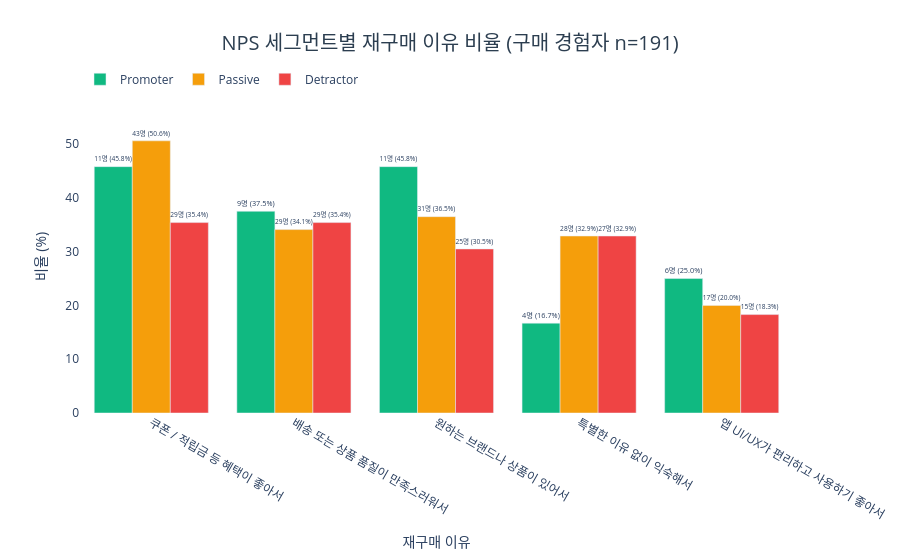

Notebook cell for this chart:
### Code cell
top_reasons = repurchase_all['재구매 이유'].tolist()

fig = go.Figure()
for seg, color in zip(SEGMENT_ORDER, [SEGMENT_COLORS[s] for s in SEGMENT_ORDER]):
    data_pct = (
        seg_repurchase_pct[seg_repurchase_pct['nps_segment'] == seg]
        .set_index('reason')['비율']
        .reindex(top_reasons, fill_value=0)
    )
    data_n = (
        seg_repurchase_pct[seg_repurchase_pct['nps_segment'] == seg]
        .set_index('reason')['언급 수']
        .reindex(top_reasons, fill_value=0)
    )
    label_text = [
        f'{int(n)}명 ({pct:.1f}%)' if pct > 0 else ''
        for n, pct in zip(data_n, data_pct)
    ]
    fig.add_trace(go.Bar(
        name=seg,
        x=top_reasons,
        y=data_pct.values,
        marker_color=color,
        text=label_text,
        textposition='outside'
    ))

fig.update_layout(
    barmode='group',
    title=dict(text=f'NPS 세그먼트별 재구매 이유 비율 (구매 경험자 n={repurchase_base_n})', x=0.5, xanchor='center', font=dict(size=20, color='#2c3e50')),
    xaxis_title='재구매 이유',
    yaxis_title='비율 (%)',
    yaxis=dict(range=[0, seg_repurchase_pct['비율'].max() * 1.15]),
    plot_bgcolor='white',
    legend=dict(orientation='h', yanchor='bottom', y=1.02)
)
fig.show()

### Figure 1 — Plotly figure (JSON) as saved in the notebook; plotly's stock layout.template omitted (floating-point values rounded to 4 significant figures)
{"data": [{"marker": {"color": "#10B981"}, "name": "Promoter", "text": ["11명 (45.8%)", "9명 (37.5%)", "11명 (45.8%)", "4명 (16.7%)", "6명 (25.0%)"], "textposition": "outside", "type": "bar", "x": ["쿠폰 / 적립금 등 혜택이 좋아서", "배송 또는 상품 품질이 만족스러워서", "원하는 브랜드나 상품이 있어서", "특별한 이유 없이 익숙해서", "앱 UI/UX가 편리하고 사용하기 좋아서"], "y": [45.8, 37.5, 45.8, 16.7, 25.0]}, {"marker": {"color": "#F59E0B"}, "name": "Passive", "text": ["43명 (50.6%)", "29명 (34.1%)", "31명 (36.5%)", "28명 (32.9%)", "17명 (20.0%)"], "textposition": "outside", "type": "bar", "x": ["쿠폰 / 적립금 등 혜택이 좋아서", "배송 또는 상품 품질이 만족스러워서", "원하는 브랜드나 상품이 있어서", "특별한 이유 없이 익숙해서", "앱 UI/UX가 편리하고 사용하기 좋아서"], "y": [50.6, 34.1, 36.5, 32.9, 20.0]}, {"marker": {"color": "#EF4444"}, "name": "Detractor", "text": ["29명 (35.4%)", "29명 (35.4%)", "25명 (30.5%)", "27명 (32.9%)", "15명 (18.3%)"], "textposition": "outside", "type": "bar", "x": ["쿠폰 / 적립금 등 혜택이 좋아서", "배송 또는 상품 품질이 만족스러워서", "원하는 브랜드나 상품이 있어서", "특별한 이유 없이 익숙해서", "앱 UI/UX가 편리하고 사용하기 좋아서"], "y": [35.4, 35.4, 30.5, 32.9, 18.3]}], "layout": {"barmode": "group", "legend": {"orientation": "h", "y": 1.02, "yanchor": "bottom"}, "plot_bgcolor": "white", "title": {"font": {"color": "#2c3e50", "size": 20}, "text": "NPS 세그먼트별 재구매 이유 비율 (구매 경험자 n=191)", "x": 0.5, "xanchor": "center"}, "xaxis": {"title": {"text": "재구매 이유"}}, "yaxis": {"range": [0, 58.19], "title": {"text": "비율 (%)"}}}}
